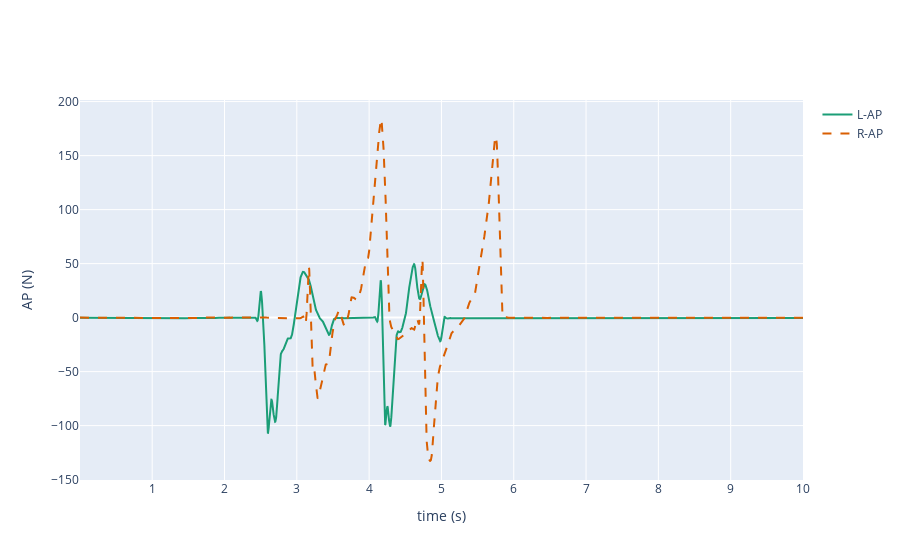

This figure's notebook cell:
### Code cell
plot_grf(subject, trial, file_location, data_type, col)

### Figure 1 — Plotly figure (JSON) as saved in the notebook; plotly's stock layout.template omitted (floating-point values rounded to 4 significant figures; data arrays with more than 128 entries replaced by an {"elided": "..."} marker saying what was removed)
{"data": [{"hoverinfo": "x", "line": {"color": "#1b9e77", "width": 2}, "mode": "lines", "name": "L-AP", "text": {"elided": "6000 str values"}, "type": "scatter", "x": {"elided": "6000 float values"}, "y": {"elided": "6000 float values"}}, {"hoverinfo": "x", "line": {"color": "#d95f02", "dash": "dash", "width": 2}, "mode": "lines", "name": "R-AP", "type": "scatter", "x": {"elided": "6000 float values"}, "y": {"elided": "6000 float values"}}], "layout": {"xaxis": {"title": {"text": "time (s)"}}, "yaxis": {"title": {"text": "AP (N)"}}}}
